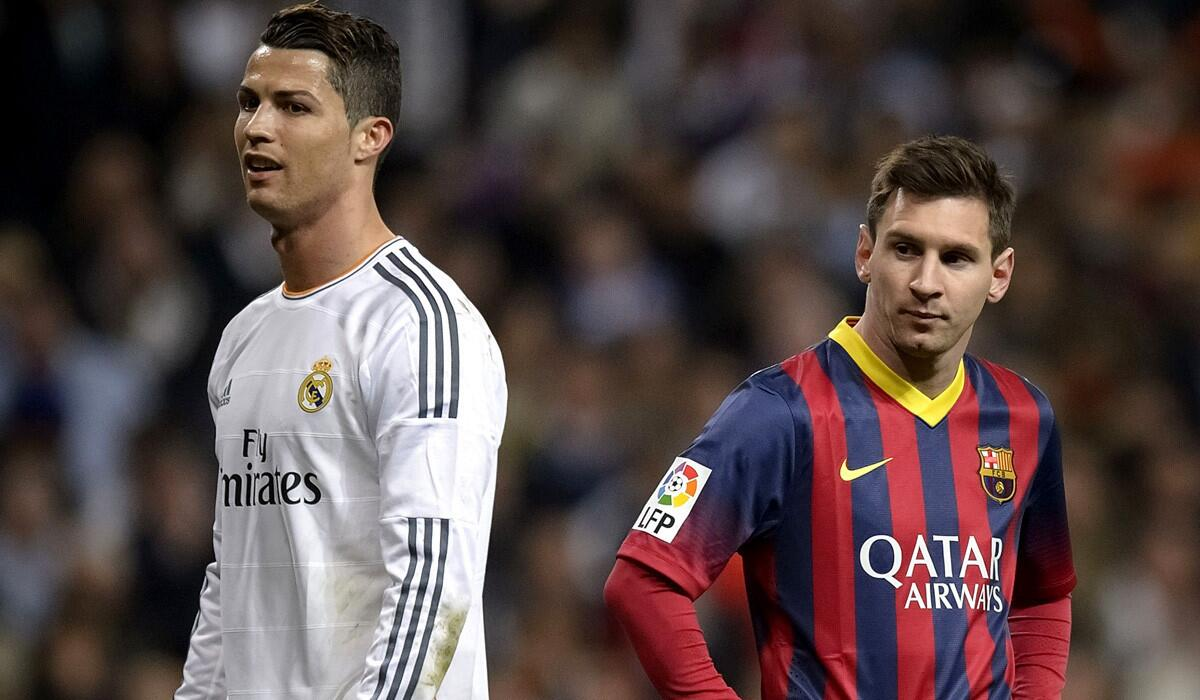
#> input picture Elclasico.jpg, 1200 x 700 px
$ jupyter execute 'Template Matching using OpenCV.ipynb'
#> lines starting #> are read from the running program, lines starting #| are printed output that depends on the picture
## Importing Library

[cell 1]
import cv2 as cv
import numpy as np
from matplotlib import pyplot as plt

Numpy is especially used for matrix multiplication as well as other mathematical operations
Matplotlib on other hand is useful for plotting graphs and visualization purpose.

[cell 2]
img = cv.imread('Elclasico.jpg', cv.IMREAD_GRAYSCALE)
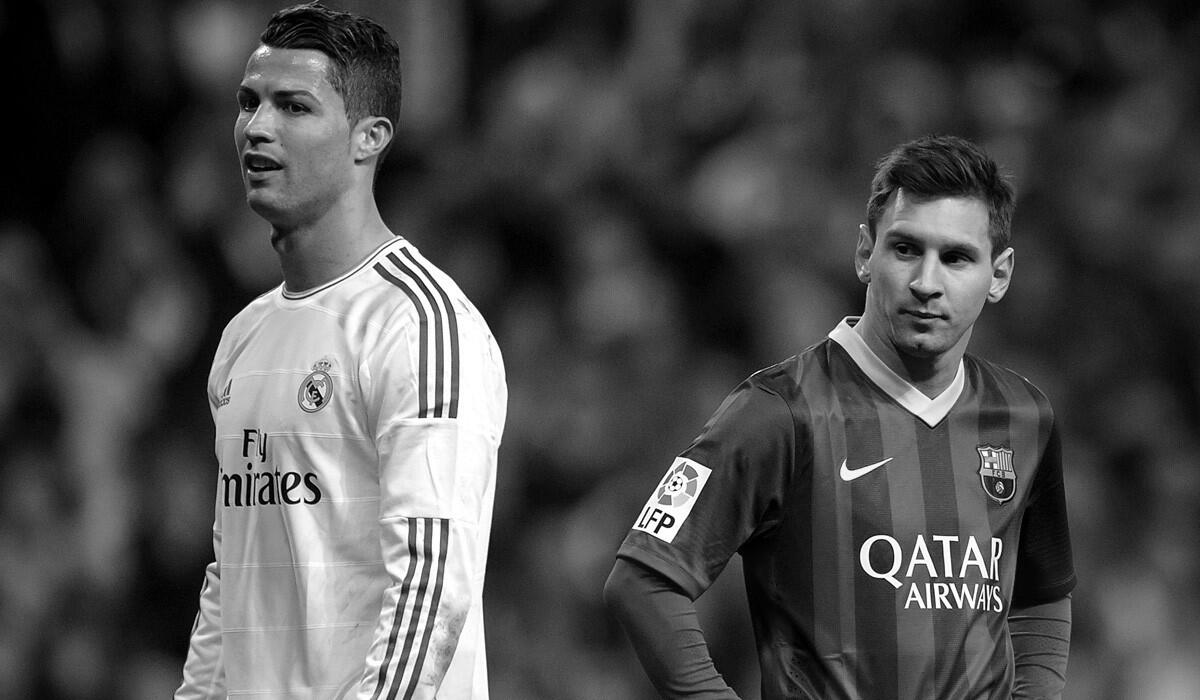
#> img: shape (700, 1200); min 0, max 255, mean 76.1
plt.imshow(img,cmap="gray")

[cell 3]
image = cv.imread('Elclasico.jpg')
#> image is the input picture: shape (700, 1200, 3); mean B, G, R 70.3, 71.5, 87.4
plt.imshow(image)

[cell 4]
image_channels_reversed = image[:, :, ::-1]
plt.imshow(image_channels_reversed)

[cell 5]
img = cv.imread('Elclasico.jpg', cv.IMREAD_GRAYSCALE)

[cell 6]
img2 = img.copy()
template = cv.imread('messi.jpg', cv.IMREAD_GRAYSCALE)
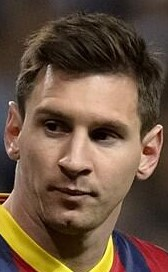
#> input picture messi.jpg, 168 x 272 px
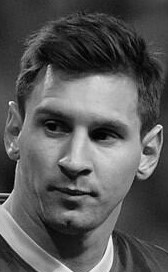
#> template: shape (272, 168); min 0, max 255, mean 88.1
w, h = template.shape[::-1]
#> w = 168; h = 272
#removes channel info from image

[cell 7]
methods = ['TM_CCOEFF', 'TM_CCOEFF_NORMED', 'TM_CCORR',
            'TM_CCORR_NORMED', 'TM_SQDIFF', 'TM_SQDIFF_NORMED']

for meth in methods:
    img = img2.copy()
    method = getattr(cv, meth)

    # Apply template Matching
    res = cv.matchTemplate(img,template,method)
    min_val, max_val, min_loc, max_loc = cv.minMaxLoc(res)

    # If the method is TM_SQDIFF or TM_SQDIFF_NORMED, take minimum
    if method in [cv.TM_SQDIFF, cv.TM_SQDIFF_NORMED]:
        top_left = min_loc
    else:
        top_left = max_loc
    bottom_right = (top_left[0] + w, top_left[1] + h)

    cv.rectangle(img,top_left, bottom_right, 255, 2)

    plt.subplot(121),plt.imshow(res,cmap = 'gray')
    plt.title('Matching Result'), plt.xticks([]), plt.yticks([])
    plt.subplot(122),plt.imshow(img,cmap = 'gray')
    plt.title('Detected Point'), plt.xticks([]), plt.yticks([])
    plt.suptitle(meth)

    plt.show()
#> this loop made 6 passes
#> (min_val, max_val, min_loc, top_left, bottom_right) on passes 1 to 4: (-32725916, 128846736, (254, 303), (851, 123), (1019, 395)), (-0.363, 0.999, (627, 159), (851, 123), (1019, 395)), (64133176, 800071552, (0, 0), (321, 331), (489, 603)), (0.57, 1, (416, 103), (851, 123), (1019, 395))
#> (min_val, max_val, max_loc, top_left, bottom_right) on passes 5 to 6: (263840, 855524096, (324, 298), (851, 123), (1019, 395)), (0.000546, 1, (0, 0), (851, 123), (1019, 395))
#> pass 1, `res = cv.matchTemplate(img,template,method)`:
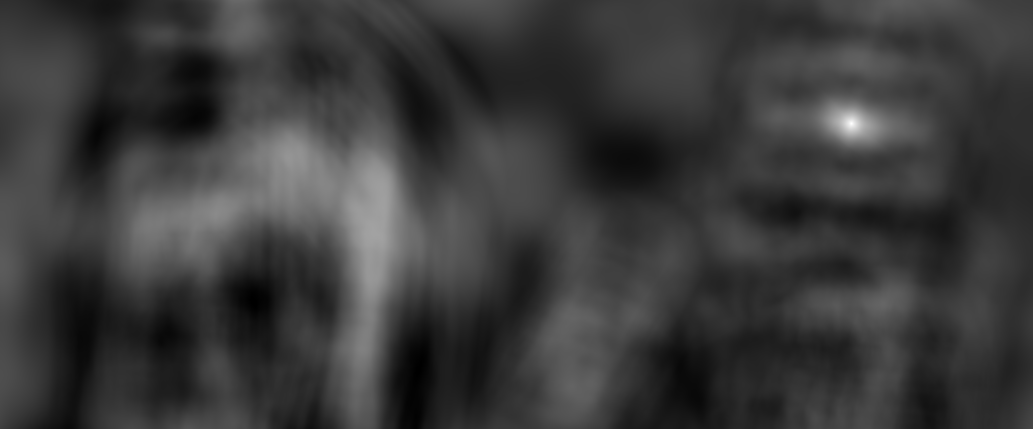
#> res: shape (429, 1033) float32; min -32725916, max 128846736, mean 4458426; drawn with min black and max white
#> pass 1, `plt.show()`:
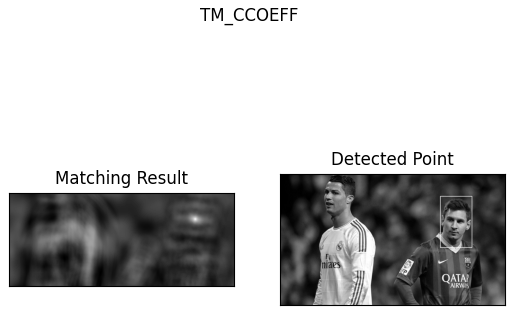
#> figure drawn by matplotlib, 2 panels
#> pass 2, `res = cv.matchTemplate(img,template,method)`:
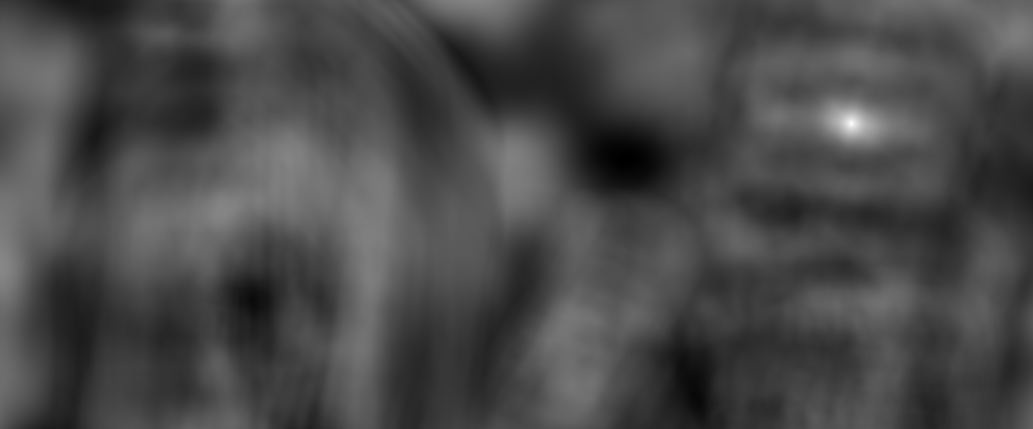
#> res: shape (429, 1033) float32; min -0.363, max 0.999, mean 0.029; drawn with min black and max white
#> pass 2, `plt.show()`:
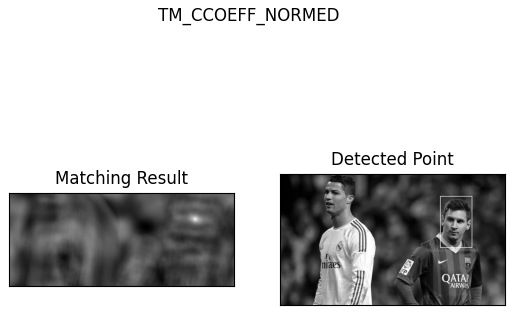
#> figure drawn by matplotlib, 2 panels
#> pass 3, `res = cv.matchTemplate(img,template,method)`:
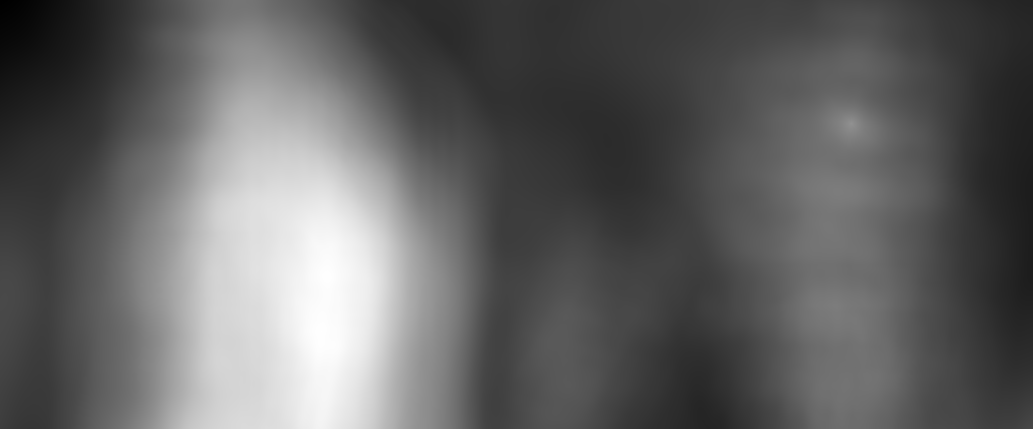
#> res: shape (429, 1033) float32; min 64133176, max 800071552, mean 350220256; drawn with min black and max white
#> after the loop:
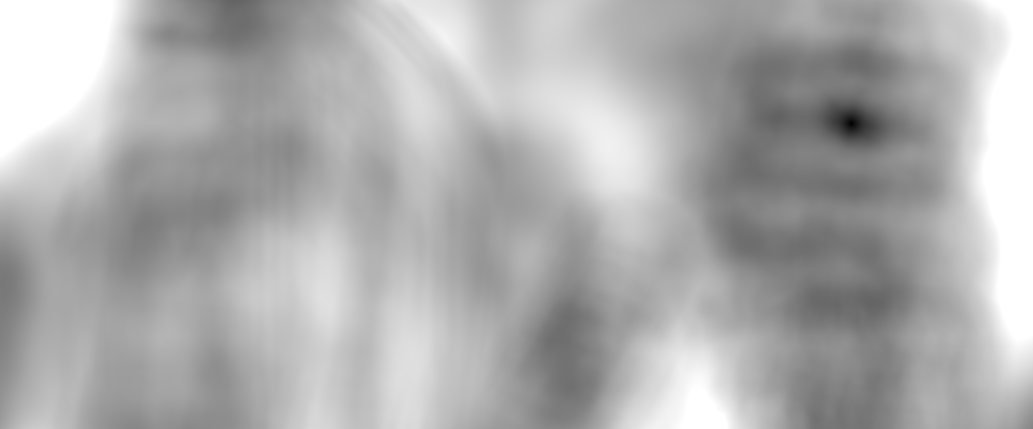
#> res: shape (429, 1033) float32; min 0.000546, max 1, mean 0.684
